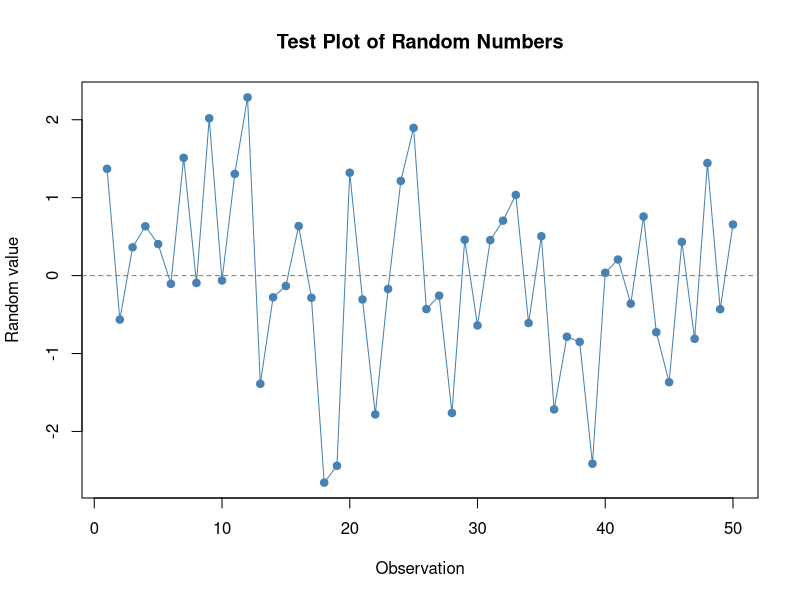

Write the R code that produced this figure.
# Make the example reproducible each time the script is run.
set.seed(42)

random_numbers <- rnorm(50)

svg("test_plot.svg", width = 9, height = 6)
plot(
  random_numbers,
  type = "o",
  col = "steelblue",
  pch = 19,
  xlab = "Observation",
  ylab = "Random value",
  main = "Test Plot of Random Numbers"
)
abline(h = 0, col = "gray50", lty = 2)
dev.off()

cat("Plotted", length(random_numbers), "random numbers to test_plot.svg\n")
